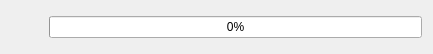
<?xml version="1.0" encoding="UTF-8"?>
<ui version="4.0">
 <class>SingleProgressDialog</class>
 <widget class="QDialog" name="SingleProgressDialog">
  <property name="geometry">
   <rect>
    <x>0</x>
    <y>0</y>
    <width>433</width>
    <height>53</height>
   </rect>
  </property>
  <property name="windowTitle">
   <string>Replacing File</string>
  </property>
  <property name="windowIcon">
   <iconset resource="Resources.qrc">
    <normaloff>:/Images/Leaner24.png</normaloff>:/Images/Leaner24.png</iconset>
  </property>
  <layout class="QHBoxLayout" name="horizontalLayout">
   <item>
    <widget class="QLabel" name="lblIcon">
     <property name="minimumSize">
      <size>
       <width>32</width>
       <height>32</height>
      </size>
     </property>
     <property name="maximumSize">
      <size>
       <width>32</width>
       <height>32</height>
      </size>
     </property>
     <property name="text">
      <string/>
     </property>
     <property name="pixmap">
      <pixmap resource="Resources.qrc">:/Images/replace.png</pixmap>
     </property>
     <property name="alignment">
      <set>Qt::AlignCenter</set>
     </property>
    </widget>
   </item>
   <item>
    <widget class="QProgressBar" name="progressBar">
     <property name="value">
      <number>0</number>
     </property>
    </widget>
   </item>
  </layout>
 </widget>
 <resources>
  <include location="Resources.qrc"/>
 </resources>
 <connections/>
</ui>
